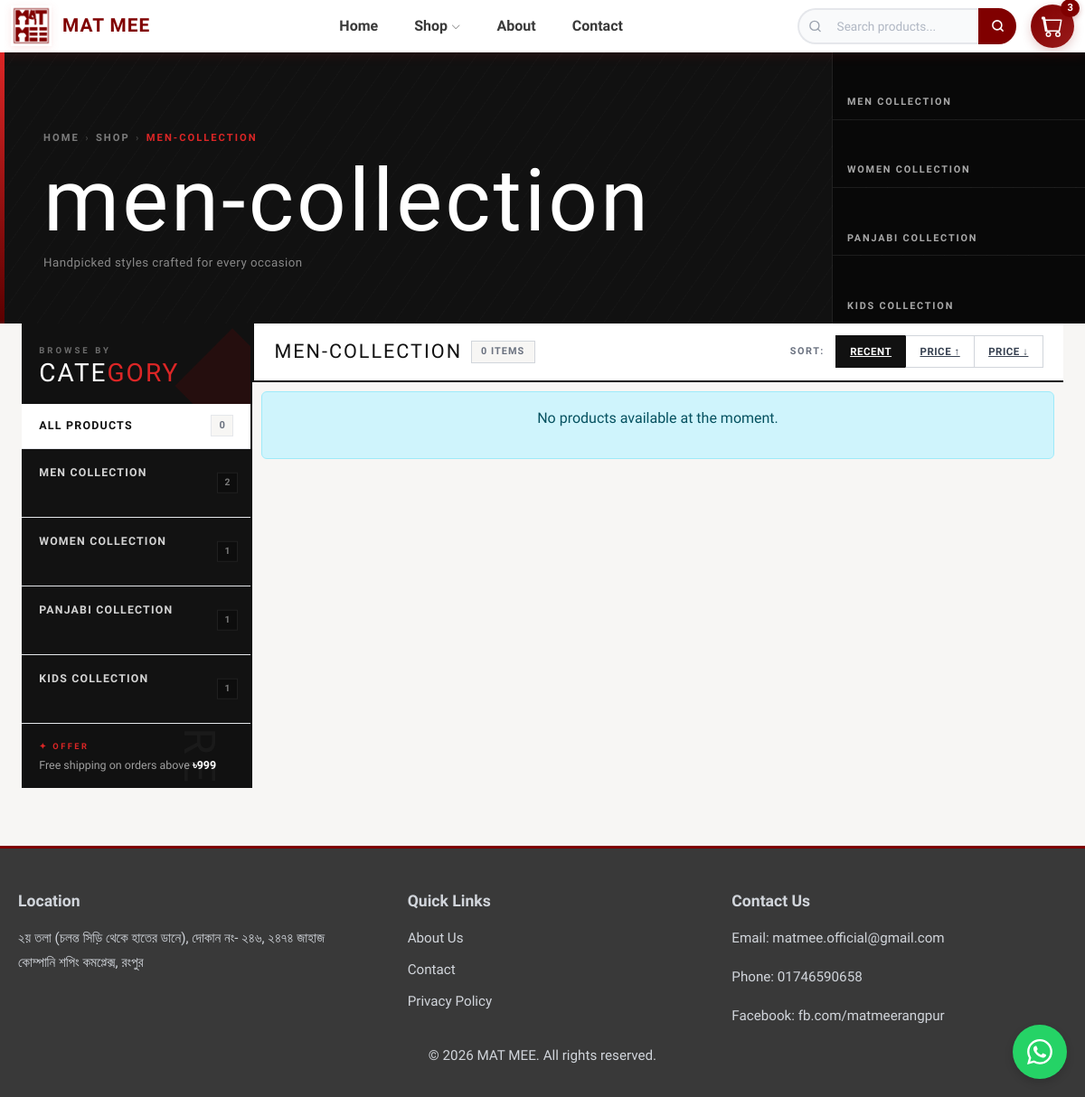
/MAT-MEE/shop.php?category=men-collection, run on the app's committed database.
### tables this page shows
CREATE TABLE categories (
    id INT AUTO_INCREMENT PRIMARY KEY,
    name VARCHAR(100) NOT NULL,
    slug VARCHAR(120) UNIQUE NOT NULL,
    image VARCHAR(255),
    description TEXT
);

### MAT-MEE/components/connection.php (called while the page is built, shortened)
<?php
class DatabaseConnection {
    private static $instance = null;
    private $connection;
    private $host = 'localhost';
    private $user = 'root';
    private $password = '';
    private $database = 'matmee';
    private function __construct() {
        $this->connection = new mysqli(
            $this->host,
            $this->user,
            $this->password,
            $this->database
        );
        $this->connection->set_charset("utf8");
    }
    public static function getInstance() {
        if (!self::$instance) {
            self::$instance = new self();
        }
        return self::$instance;
    }
    private function prepareAndExecute($query, $params = []) {
        if (empty($params)) {
            return $this->connection->query($query);
        }
        $stmt = $this->connection->prepare($query);
        $types = '';
        foreach ($params as $p) {
            $types .= is_int($p) ? 'i' : (is_float($p) ? 'd' : 's');
        }
        $stmt->bind_param($types, ...$params);
        $stmt->execute();
        return $stmt->get_result();
    }
    public function fetch($query, $params = []) {
        $result = $this->prepareAndExecute($query, $params);
        return $result->fetch_all(MYSQLI_ASSOC);
    }
    public function execute($query, $params = []) {
        $stmt = $this->connection->prepare($query);
        $types = '';
        foreach ($params as $p) {
            $types .= is_int($p) ? 'i' : (is_float($p) ? 'd' : 's');
        }
        $stmt->bind_param($types, ...$params);
        return $stmt->affected_rows >= 0 ? $stmt->affected_rows : true;
    }
}

### MAT-MEE/shop.php (the view, shortened to what this page needs)
<?php
require_once 'components/config-page.php';
require_once 'components/connection.php';
$db = DatabaseConnection::getInstance();
$metaRow  = $db->fetch("SELECT value FROM metadata WHERE name = 'shop_img' LIMIT 1");
$shopImg  = !empty($metaRow[0]['value'])
            ? 'upload/categories/' . htmlspecialchars($metaRow[0]['value'])
            : '';
$categories = $db->fetch(
    "SELECT c.id, c.name, c.slug, c.image, c.description,
            COUNT(p.id) AS product_count
     FROM   categories c
     LEFT JOIN products p ON c.id = p.category_id
     GROUP  BY c.id, c.name, c.slug, c.image, c.description"
);
$currentCategory = isset($_GET['category']) ? trim($_GET['category']) : '';
$searchQuery     = isset($_GET['search'])   ? trim($_GET['search'])   : '';
$sortBy          = isset($_GET['sort'])     ? $_GET['sort']           : 'recent';
if (!empty($currentCategory)) {
    $safeCat  = $currentCategory;
    $countRes = $db->fetch(
        "SELECT COUNT(p.id) AS total
         FROM   products p
         JOIN   categories c ON p.category_id = c.id
         WHERE  c.name = '{$safeCat}'"
    );
} else {
    $countRes = $db->fetch("SELECT COUNT(*) AS total FROM products");
}
$totalProducts = $countRes[0]['total'] ?? 0;
$activeCat = null;
?>
<link rel="stylesheet" href="asset/css/shop.css">
<div class="shop-hero">
    <div class="shop-hero__inner">
        <nav class="shop-breadcrumb">
            <a href="index.php">Home</a>
            <span class="sep">›</span>
            <?php if (!empty($currentCategory)): ?>
                <a href="shop.php">Shop</a>
                <span class="sep">›</span>
                <span class="current"><?= htmlspecialchars($currentCategory) ?></span>
            <?php else: ?>
                <span class="current">Shop</span>
            <?php endif; ?>
        </nav>
        <h1 class="shop-hero__title">
            <?php if (!empty($currentCategory)): ?>
                <?= htmlspecialchars($currentCategory) ?>
            <?php else: ?>
                Our&nbsp;<em>Collection</em>
            <?php endif; ?>
        </h1>
        <p class="shop-hero__sub">
            <?php if ($activeCat && !empty($activeCat['description'])): ?>
                <?= htmlspecialchars(mb_strimwidth($activeCat['description'], 0, 120, '…')) ?>
            <?php elseif (!empty($searchQuery)): ?>
                Showing results for: "<?= htmlspecialchars($searchQuery) ?>"
            <?php else: ?>
                Handpicked styles crafted for every occasion
            <?php endif; ?>
        </p>
    </div>
    <?php if (!empty($categories)): ?>
    <div class="shop-hero__cats">
        <?php
        foreach ($categories as $cat):
            $catBg = !empty($cat['image'])
                     ? 'upload/categories/' . htmlspecialchars($cat['image'])
                     : $shopImg;
            $isActive = ($cat['name'] === $currentCategory) ? 'active' : '';
        ?>
        <a href="shop.php?category=<?= urlencode($cat['name']) ?>"
           class="hero-cat-item <?= $isActive ?>">
            <?php if ($catBg): ?>
            <span class="hero-cat-item__bg"
                  style="background-image:url('<?= $catBg ?>')"></span>
            <?php endif; ?>
            <span class="hero-cat-item__name"><?= htmlspecialchars($cat['name']) ?></span>
        </a>
        <?php endforeach; ?>
    </div>
    <?php endif; ?>
</div>
<section class="shop-section" id="shop">
    <div class="shop-container">
        <div class="shop-layout">
            <aside class="sidebar-col">
                <div class="categories-sidebar">
                    <div class="sidebar-top">
                        <div class="sidebar-top__label">Browse by</div>
                        <div class="sidebar-top__title">CATE<span>GORY</span></div>
                    </div>
                    <a href="shop.php"
                       class="cat-all <?= empty($currentCategory) ? 'active' : '' ?>">
                        <span class="cat-all__name">All Products</span>
                        <span class="cat-all__count"><?= $totalProducts ?></span>
                    </a>
                    <div class="sidebar-cats-scroll">
                        <?php foreach ($categories as $cat): ?>
                            <?php
                                $catBg   = !empty($cat['image'])
                                           ? 'upload/categories/' . htmlspecialchars($cat['image'])
                                           : $shopImg;
                                $isActive = ($cat['name'] === $currentCategory) ? 'active' : '';
                            ?>
                            <a href="shop.php?category=<?= urlencode($cat['name']) ?>"
                               class="cat-card <?= $isActive ?>">
                                <?php if ($catBg): ?>
                                <span class="cat-card__bg"
                                      style="background-image:url('<?= $catBg ?>')"></span>
                                <?php endif; ?>
                                <span class="cat-card__body">
                                    <span class="cat-card__name"><?= htmlspecialchars($cat['name']) ?></span>
                                </span>
                                <span class="cat-card__count"><?= $cat['product_count'] ?></span>
                            </a>
                        <?php endforeach; ?>
                    </div>
                    <div class="sidebar-promo">
                        <div class="sidebar-promo__tag">✦ Offer</div>
                        <div class="sidebar-promo__text">
                            Free shipping on orders above
                            <span class="sidebar-promo__amount">৳999</span>
                        </div>
                    </div>
                </div>
            </aside>
            <main class="main-col">
                <div class="sort-bar">
                    <div class="sort-bar__left">
                        <span class="sort-bar__heading">
                            <?php if (!empty($currentCategory)): ?>
                                <?= htmlspecialchars(strtoupper($currentCategory)) ?>
                            <?php elseif (!empty($searchQuery)): ?>
                                RESULTS
                            <?php else: ?>
                                ALL ITEMS
                            <?php endif; ?>
                        </span>
                        <span class="results-chip"><?= $totalProducts ?> item<?= $totalProducts != 1 ? 's' : '' ?></span>
                    </div>
                    <div class="sort-bar__right">
                        <span class="sort-label">Sort:</span>
                        <?php
                        $baseUrl = 'shop.php?';
                        if (!empty($currentCategory))
                            $baseUrl .= 'category=' . urlencode($currentCategory) . '&';
                        ?>
                        <a href="<?= $baseUrl ?>sort=recent"
                           class="sort-btn <?= $sortBy === 'recent' ? 'active' : '' ?>">
                            Recent
                        </a>
                        <a href="<?= $baseUrl ?>sort=price_asc"
                           class="sort-btn <?= $sortBy === 'price_asc' ? 'active' : '' ?>">
                            Price ↑
                        </a>
                        <a href="<?= $baseUrl ?>sort=price_desc"
                           class="sort-btn <?= $sortBy === 'price_desc' ? 'active' : '' ?>">
                            Price ↓
                        </a>
                    </div>
                </div>
                <div id="productsContainer">
                </div>
            </main>
        </div>
    </div>
</section>
<?php require_once 'components/page_close.php'; ?>

### MAT-MEE/asset/css/style.css (style rules this page uses)
:root { --primary-color: #800000; --secondary-color: #991b1b; --light-color: #ffffff; --text-dark: #393939; --text-light: #6b7280; --border-color: #e5e7eb; --accent-red: #dc2626; --transition: all 0.3s ease; --font: 'Hind Siliguri', 'Segoe UI', Tahoma, Geneva, Verdana, sans-serif; }
* { margin: 0; padding: 0; box-sizing: border-box; }
body { font-family: 'Hind Siliguri', 'Segoe UI', Tahoma, Geneva, Verdana, sans-serif; color: var(--text-dark); line-height: 1.6; overflow-x: hidden; }
html { scroll-behavior: smooth; }
#productsContainer { transition: opacity 0.4s ease, transform 0.4s ease; padding: 10px; }
.categories-sidebar { color:#1a1a1a; }

### data on the page
categories: name "MEN COLLECTION", product_count "2"
categories: name "WOMEN COLLECTION", product_count "1"
categories: name "PANJABI COLLECTION", product_count "1"
categories: name "KIDS COLLECTION", product_count "1"

### other printed values
$cartCount "3"
$currentCategory "MEN-COLLECTION"
$currentCategory "men-collection"
$totalProducts "0"
